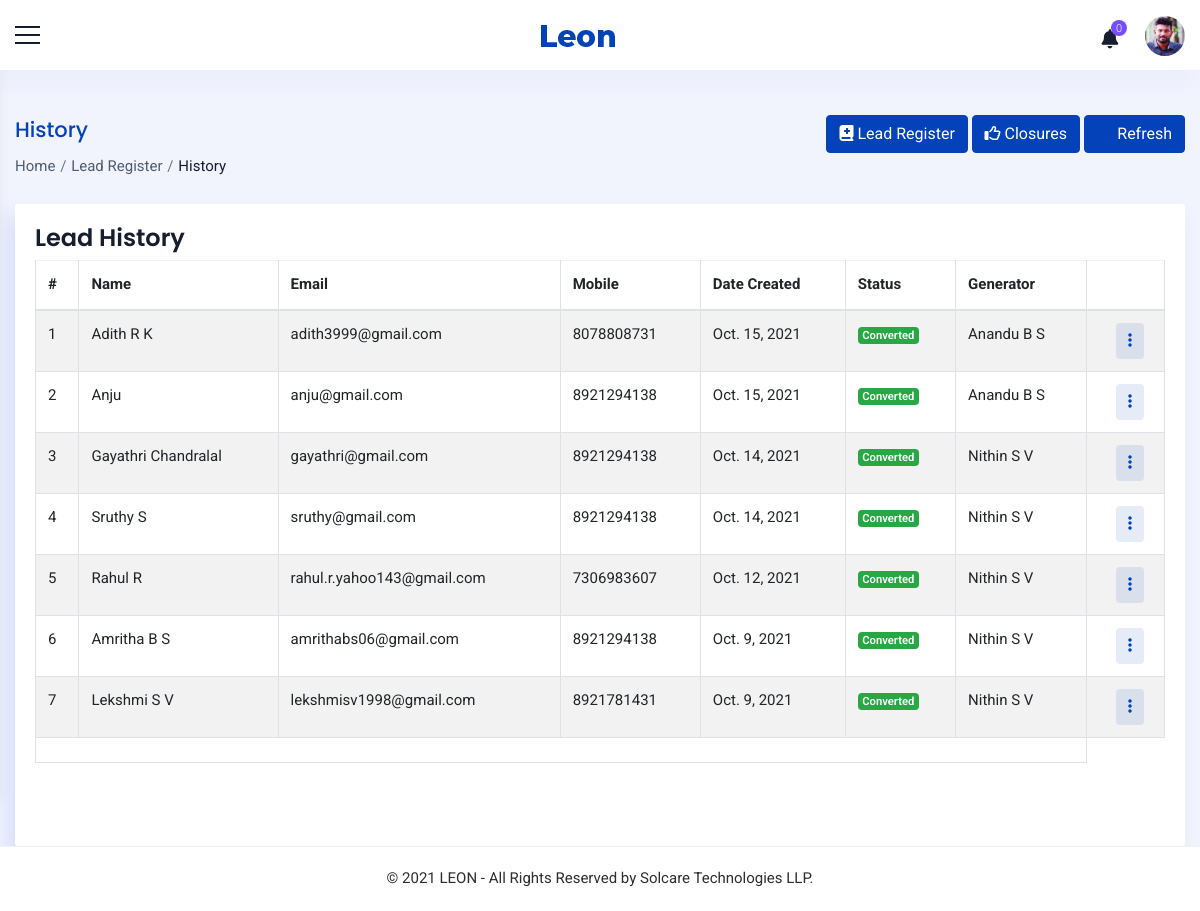
/sales/history/ (signed in), run on an earlier commit of the app's database.
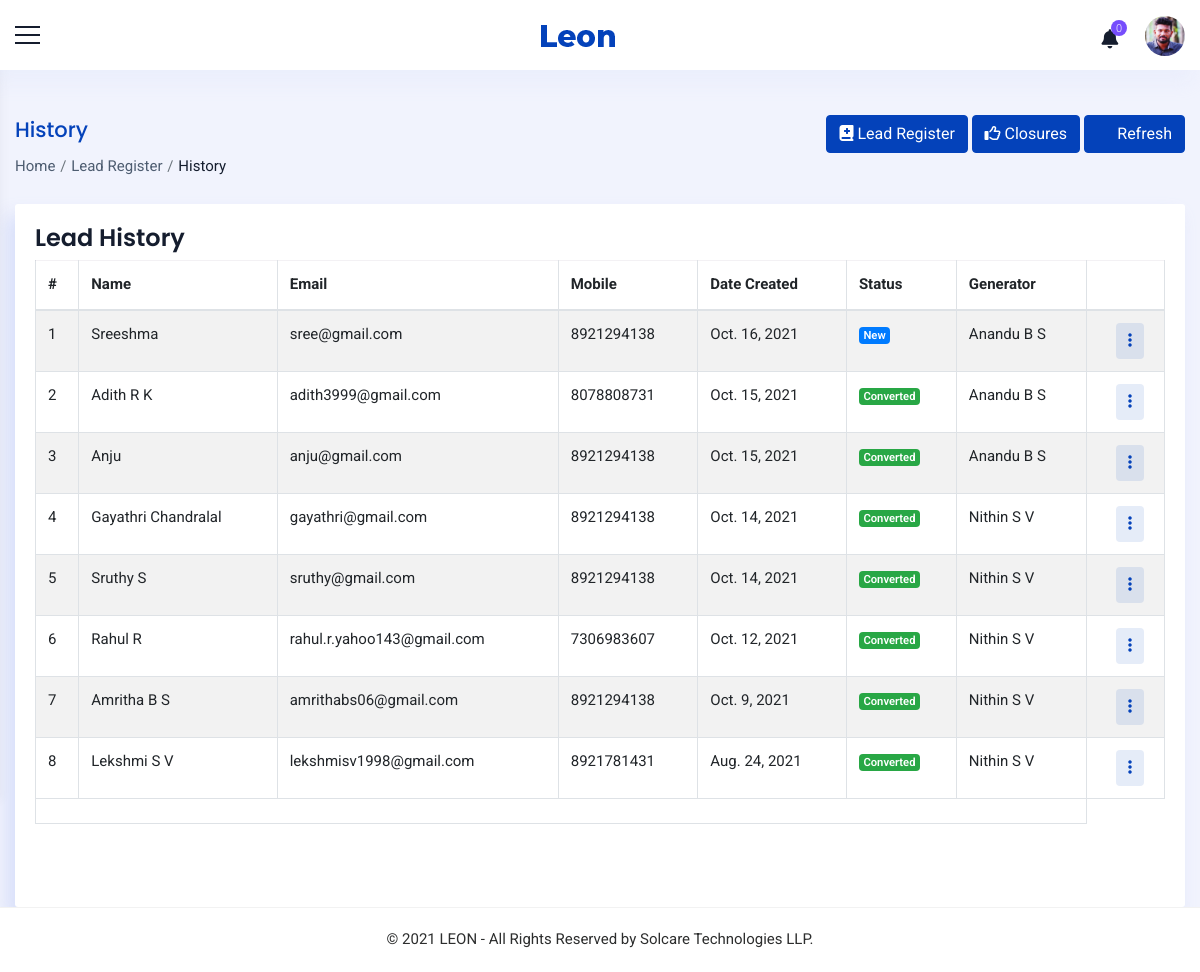
And on a later commit of the database.
### accounts/models.py (models this page shows, shortened)
class Lead(models.Model):
    groups = (
    ('New', 'New'),
    ('In Pipeline', 'In Pipeline'),
    ('Converted', 'Converted'),
    ('Lost', 'Lost'),
    ('Not Interested', 'Not Interested'),
    )
    name = models.CharField(max_length=100,null=True, blank=True)
    email = models.EmailField(max_length=200,null=True,blank=True)
    mobile = models.CharField(max_length=10,null=True,blank=True)
    sex = models.CharField(max_length=10,null=True,choices=sex_choices,blank=True,default="Male")
    generator = models.ForeignKey(Staff,on_delete=models.CASCADE, blank=True,null=True,related_name='representative')
    created_on = models.DateField(null=True, blank=True)
    status = models.CharField(max_length=100,null=True, blank=True,choices=groups,default="New")
    lms = models.BooleanField(default = False)
    approval = models.CharField(max_length=100,null=True, blank=True,choices=approval_choices)
    to_be_approved_by = models.ForeignKey(Staff,on_delete=models.CASCADE, blank=True,null=True)

class Staff(models.Model):
    value= (
    ('1', 'Operations'),
    ('2', 'Sales'),
    ('3', 'Trainer'),
    ('4', 'Admin'),
    ('5', 'Operations Manager'),
    ('6', 'Sales Manager'),
    ('7', 'Trainer Manager'),
    )
    user = models.OneToOneField(User,on_delete=models.CASCADE,null=True,blank=True)
    name = models.CharField(max_length=100,null=True, blank=True)
    empid = models.CharField(max_length=100,null=True, blank=True)
    mobile = models.CharField(max_length=10,null=True, blank=True)
    email = models.EmailField(max_length=200,null=True, blank=True)
    sex = models.CharField(max_length=10,null=True,choices=sex_choices, blank=True)
    dob = models.DateField(null=True, blank=True)
    doj = models.DateField(null=True, blank=True)
    blood_group = models.CharField(max_length=100,null=True, blank=True,choices=groups)
    house = models.CharField(max_length=100,null=True, blank=True)
    street =models.CharField(max_length=100,null=True, blank=True)
    street2 =models.CharField(max_length=100,null=True, blank=True)
    city = models.CharField(max_length=100,null=True, blank=True)
    state = models.CharField(max_length=100,null=True,choices=state, blank=True)
    pin = models.CharField(max_length=100,null=True,blank=True)
    stype = models.CharField(max_length=100,null=True,choices=value, blank=True)
    status = models.CharField(max_length=20,choices=(('Active','Active'),('Inactive','Inactive')),default='Active')
    profile_pic = models.ImageField(null=True, blank=True,upload_to='images/dp/',default='accounts/static/images/user3.png')
    facebook = models.CharField(max_length=1000, null=True, blank=True)
    linkedin = models.CharField(max_length=1000, null=True, blank=True)
    instagram = models.CharField(max_length=1000, null=True, blank=True)
    approval = models.BooleanField(null=True, blank=True, default=False)
    def __str__(self):
        return self.name
    class Meta:
        unique_together = [['name']]

### accounts/views.py (the view)
# urls.py: path('sales/history/',ViewHistory.as_view(),name='view_history'),
class ViewHistory(View):
    def get(self, request):
        x = SalesOperation(request)
        if x == True:
            staff = Staff.objects.get(user=request.user)
            notify = Notifications(staff)
            count = CountNotifications(notify)
            if staff.stype == '4' or staff.stype == '6':
                lead = Lead.objects.all().order_by('-created_on')
            else:
                lead = Lead.objects.filter(generator=staff).order_by('-created_on')
            page = Pagination(request,lead,10)
            history = True
            context={'count':count,'notify':notify,'staff':staff,'lead':page,'history':history}
            return render(request,'sales/history.html',context)
        else:
            return render(request,'messages/common/permission_error.html')

### accounts/functions.py (called while the page is built)
def Pagination(request,object,count):
    p = Paginator(object,count)
    page_num = request.GET.get('page',1)
    try:
        page = p.page(page_num)
    except EmptyPage:
        page = p.page(1)
    return (page)

def SalesOperation(request):
    user = request.user
    if user.is_authenticated:
        try:
            staff = Staff.objects.get(user=user)
            if staff.stype == '6' or staff.stype=='4' or staff.stype== '5' or staff.stype== '2':
                return (True)
            else:
                return (False)
        except:
            return (False)
    else:
        return (False)

def Notifications(staff):
    notifications = Notification.objects.filter(user1=staff,status='2').order_by('-date').order_by('-time')
    return notifications

def CountNotifications(notifications):
    count = 0
    for i in notifications:
        count = count +1
    return count

### accounts/templates/sales/history.html (shortened to what the changed rows need)
{% extends 'common/main.html' %}
{% load static %}
{% block content %}
<div class="container_full">
    <div class="content_wrapper bg_homebefore inner-wrapper tables-sec">
        <div class="container-fluid">
        <div class="row ">
            <div class="col-12">
              <div class="card">
                <div class="table-responsive">
                <table id="demo-foo-filtering" class="table table-striped table-bordered toggle-circle m-b-0" >
                  <thead>
                    <tr>
                      <th>#</th>
                      <th>Name</th>
                      <th>Email</th>
                      <th>Mobile</th>
                      <th>Date Created</th>
                      <th>Status</th>
                      {% if staff.stype == '4' or staff.stype == '5' or staff.stype == '6' %}
                      <th>Generator</th>
                      {% endif %}
                      <th class="text-right"></th>
                    </tr>
                  </thead>
                  <tbody>
                    {% for i in lead %}
                    <tr>
                      <td>{{forloop.counter}}</td>
                      <td>{{i.name}}</td>
                      <td>{{i.email}}</td>
                      <td>{{i.mobile}}</td>
                      <td>{{i.created_on}}</td>
                      {% if i.status == 'New' %}
                      <td><span class="badge label-table badge-primary">{{i.status}}</span></td>
                      {% elif i.status == 'In Pipeline' %}
                      <td><span class="badge label-table badge-secondary">{{i.status}}</span></td>
                      {% elif i.status == 'Converted' %}
                      <td><span class="badge label-table badge-success">{{i.status}}</span></td>
                      {% elif i.status == 'Lost' %}
                      <td><span class="badge label-table badge-warning">{{i.status}}</span></td>
                      {% elif i.status == 'Not Interested' %}
                      <td><span class="badge label-table badge-danger">{{i.status}}</span></td>
                      {% endif %}
                      {% if staff.stype == '4' or staff.stype == '5'  %}
                      <td>{{i.generator}}</td>
                      <td class="text-right">
                        <div class="btn-group mr-2">
                          <div class="dropdown">
                            <button class="btn btn-round btn-primary-rgba" type="button" id="CustomdropdownMenuButton4" data-toggle="dropdown" aria-haspopup="true" aria-expanded="false"><i class="fas fa-ellipsis-v"></i></button>
                          </div>
                        </div>
                      </td>
                      {% endif %}
                      {% empty %}
                      <td colspan="7">No closure to show.</td>
                    </tr>
                    {% endfor %}
                  </tbody>
                </table></div><br><br>
                </div>
              </div>
            </div>
          </div>
          </div>
        </div>
    </div>
{% endblock %}

What changed in the data, as far as the page shows it:
added Lead: name "Sreeshma", email "sree@gmail.com", mobile "8921294138", created_on "Oct. 16, 2021", status "New", generator "Anandu B S"
changed Lead "Lekshmi S V": created_on "Oct. 9, 2021" → "Aug. 24, 2021"
